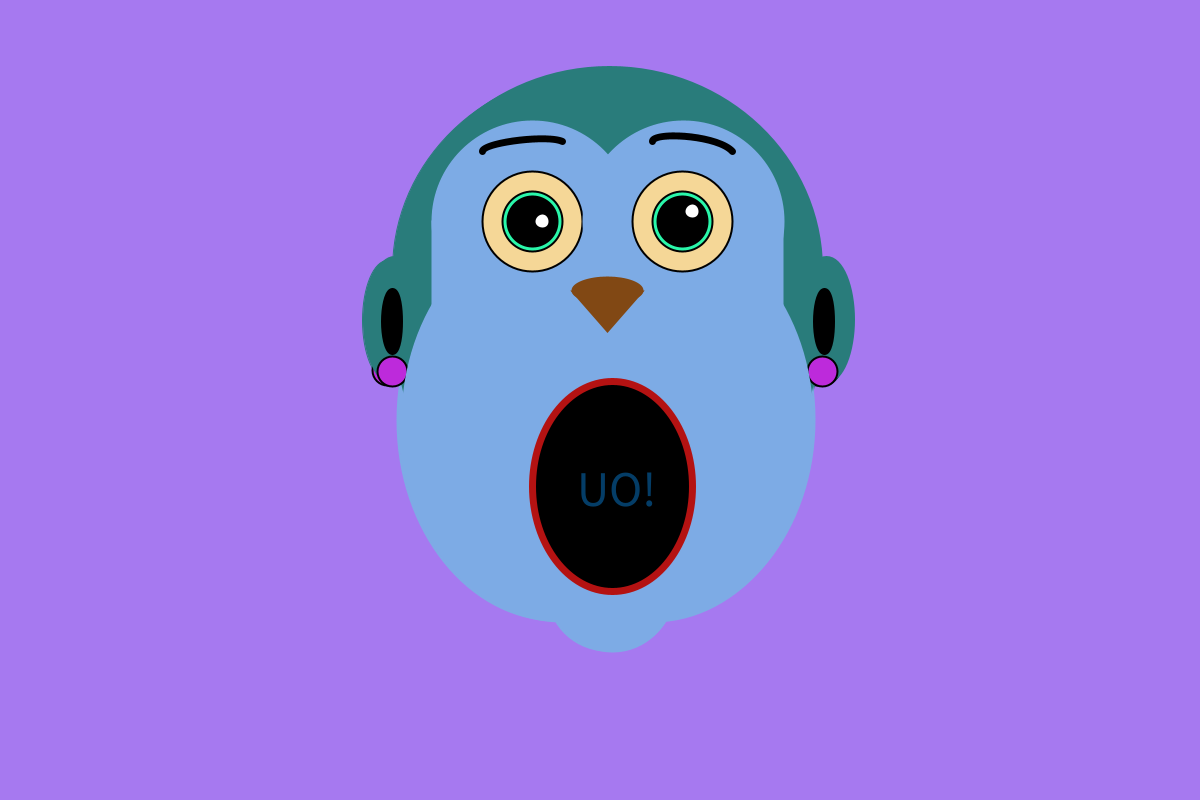
Frame 1 (no input)
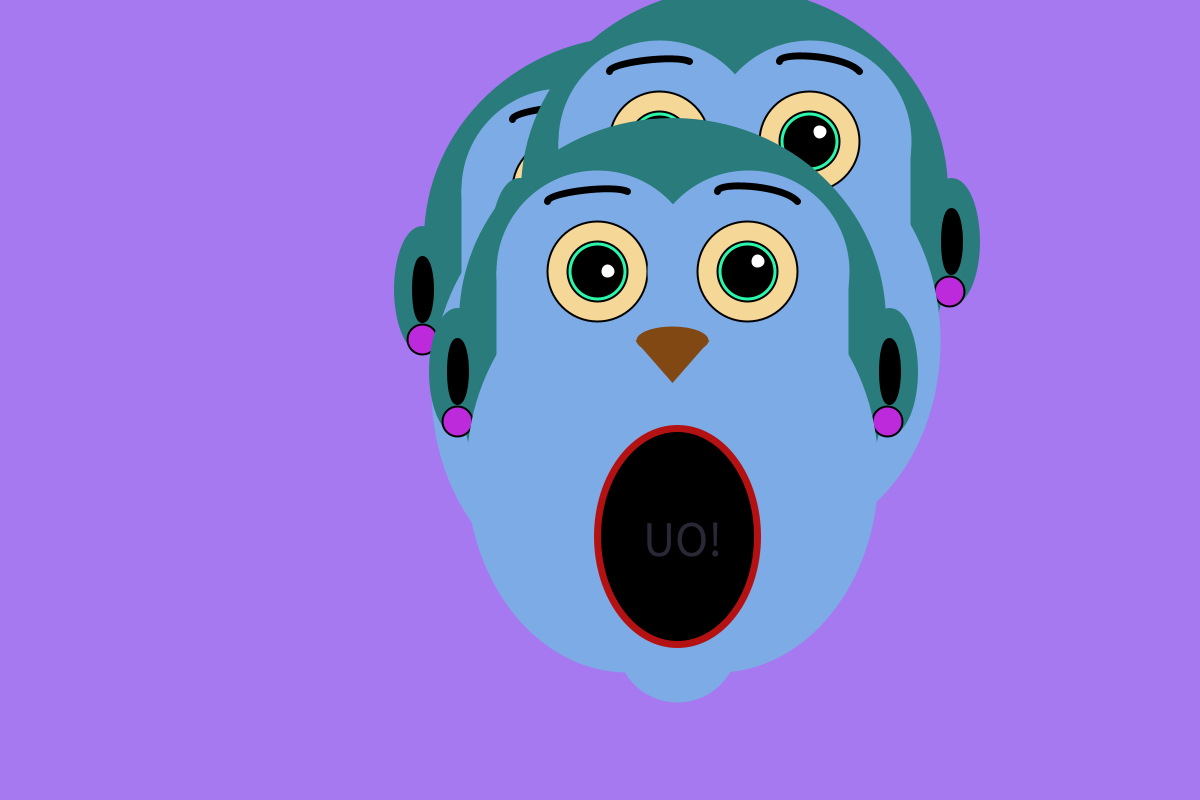
Frame 60 (the mouse pressed at the canvas centre just before this capture)
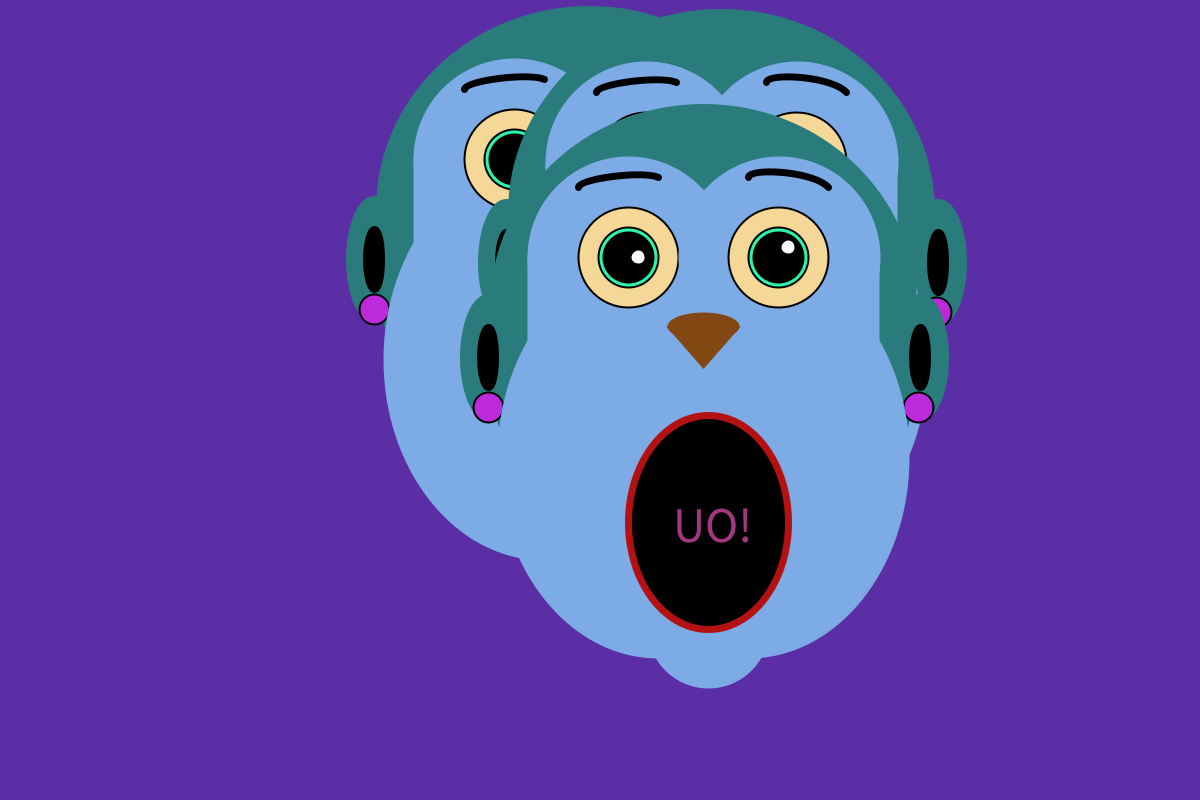
Frame 120 (the mouse held since frame 60 and released just before this capture)

The Processing sketch that drew these frames (run headless with seeded random() and noise(); from frame 60 on, the mouse is pressed at the canvas centre):

// Processing sketch: processing_146861
// ── processing_146861.pde

//Variables 

int nmicos = 3; //número de micos que volem que 
                //apareixin en pantalla
int a;
int b;
int c;
int d;
int i;
int micocontr; //mico que controla el cursor
color colorback;
int mico;
int micoControlat;
 
//creem una matriu de posicionsX con "nmicos" elements

float[] A = new float[nmicos];
float[] B = new float[nmicos];
float[] vA = new float[nmicos]; 
float[] vB = new float[nmicos];

//Setup
void setup(){
  size(1200,800);
  a=10;
  b=10;
  c=10;
  d=10;
  i=0;
 
   
//inicialitzem posicions [i] per definir posició i 
//velocitat del mico
  for(int i = 0; i<nmicos; i++){
    A[i] = width/2;
    B[i] = height/2;
    vA[i]= random(-a,b);
    vB[i]= random(-c,d);
  }
}

//draw
void draw(){
 background(166-mouseX/8, 121-mouseX/8, 240-mouseX/8);
  //canvia el color del fons en funció de la posició X del mouse
  //iniciem un bucle perque faci les mateixes accions en tots els 
  //micos mitjançant matrius
 
  for(i = 0; i<nmicos; i++){
     
    A[i] += vA[i];
    B[i] += vB[i];
        
  //comprobem límits en X (A)
    if(((A[i]-55)<=0)||((A[i]+55)>=width)){
      vA[i]= -vA[i];
    }
    else{
     vA[i]= random(-a,b);
    }
     
  //comprobem límits en Y (B)
   
    if(((B[i]-50)<=0)||((B[i]+50)>=height)){
      vB[i] = -vB[i];
    }
   else{
     vB[i]= random(-c,d);
   }
     

//Dibuix del personatge original: Mico

//Orella esquerra
stroke(41,124,123);
fill(41,124,123);
ellipse(-215+A[i],-75+ B[i],50,120); 

//Orella dreta
stroke(41,124,123);
fill(41,124,123);
ellipse(217+A[i],-75+ B[i],50,120); 

//Cap de fons 
ellipse(A[i],-125+ B[i],420,400);
ellipse(A[i],-75+ B[i],420,480); 
stroke(0);
strokeWeight(2);
fill(189,42,219);
ellipse(-215+A[i],-25+ B[i],30,30);
ellipse(215+A[i],-25+ B[i],30,30);

//Cara
stroke(125,171,229);
fill(125,171,229);
ellipse(-45+A[i],25+ B[i],320,400);
ellipse(45+A[i],25+ B[i],320,400);
stroke(125,171,229);
fill(125,171,229);
rect(-175+A[i],-175+ B[i],40,200);
rect(135+A[i],-175+ B[i],40,200);

//Ull esquerra
ellipse(-75+A[i],-175+ B[i],200,200);
stroke(0);
fill(255);

//Ull fons blanc
fill(245,215,151);
ellipse(-75+A[i],-175+ B[i],100,100);

//Cercle fi ull esquerra
fill(42,247,170);
ellipse(-75+A[i],-175+ B[i],60,60); 

//Ull esquerra interior
fill(0);
ellipse(-75+A[i],-175+ B[i],50,50);

//Pupila ull primer
fill(255);
ellipse(-65+A[i],-175+ B[i],15,15); 

//Ull dreta
stroke(125,171,229);
fill(125,171,229);
ellipse(76+A[i],-175+ B[i],200,200);
stroke(0);
fill(255);

//Ull fons blanc dreta
fill(245,215,151);
ellipse(75+A[i],-175+ B[i],100,100);

//Cercle fi ull dreta
fill(42,247,170);
ellipse(75+A[i],-175+ B[i],60,60); 

//Ull dreta interior
fill(0);
ellipse(75+A[i],-175+ B[i],50,50); 

//Pupila ull segon
fill(255);
ellipse(85+A[i],-185+ B[i],15,15); 

//Nas
stroke(129,72,20);
fill(129,72,20);
triangle(-35+A[i],-105+ B[i],35+A[i],-105+ B[i],A[i],-65+ B[i]); 
ellipse(A[i],-106+ B[i],70,25);

fill(255);

//Barbeta
stroke(125,171,229);
fill(125,171,229);
ellipse(5+A[i],195+ B[i],120,120);

//Boca
stroke(180,18,18);
strokeWeight(7);
fill(0);
ellipse(5+A[i],90+ B[i],160,160+ B[i]/8);

//Interior fosc orelles
stroke(0);
fill(0);
ellipse(-215+A[i],-75+ B[i],15,60);
ellipse(217+A[i],-75+ B[i],15,60);

//Celles arquejades- corbes
stroke(0);
noFill();

curve(-35+A[i], -202+ B[i], -45+A[i], -255+ B[i], -125+A[i], 
-245+ B[i], -45+A[i], -202+B[i]); 
curve(135+A[i], -155+ B[i], 125+A[i], -245+ B[i], 45+A[i],
-255+ B[i], 125+A[i], -185+B[i]); 


//Lletres interior boca: Uo!
textSize(50);
fill (random(255),random(255),random(255)) ;
text ("UO!", -30+A[i], 110+ B[i]);

  }
}
void mousePressed()
{
A[micoControlat]=(mouseX);//el mico canvia de posició X (A) 
//en funció d'on cliquem amb el mouse
B[micoControlat]=(mouseY);//el mico canvia de posició Y (B) 
//en funció d'on cliquem amb el mouse
 
 if(mouseX<55){
  A[micoControlat]=mouseX+55;
 }
 
 if(mouseY<50){
  B[micoControlat]=mouseY+50;
 }
 
 if(mouseX>width-55){
  A[micoControlat]=mouseX-55;
 }
 
 if(mouseY>height-50){
  B[micoControlat]=mouseY-55;
 }
 
}
